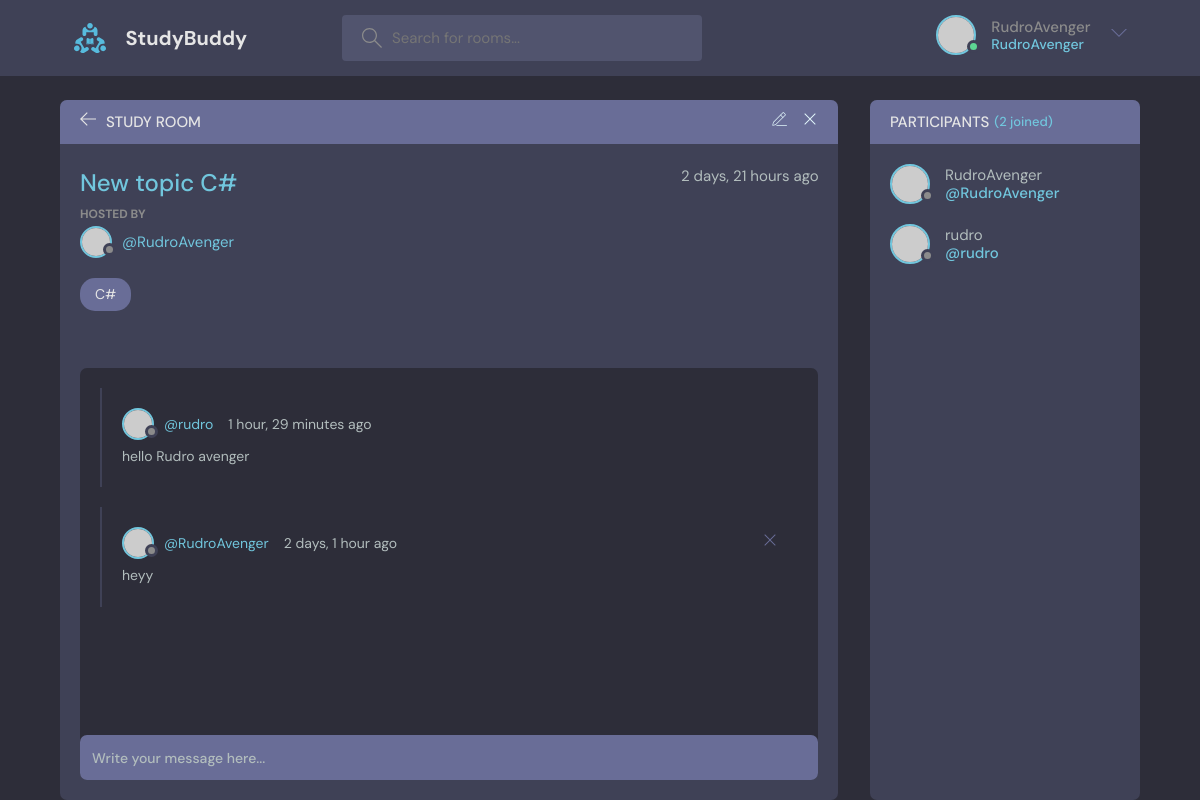
The page /room/11 (signed in) on the database its author committed.
### base/models.py (models this page shows, shortened)
class Room(models.Model):
    host = models.ForeignKey(User, on_delete=models.SET_NULL, null=True)
    topic = models.ForeignKey(Topic, on_delete=models.SET_NULL, null=True)
    name =models.CharField(max_length=200)
    description = models.TextField(null=True, blank=True)
    participants = models.ManyToManyField(User, related_name='participants', blank=True)
    updated = models.DateTimeField(auto_now=True)
    created = models.DateTimeField(auto_now_add=True)
    class Meta:
        ordering = ['-updated', '-created']

class Topic(models.Model):
    name = models.CharField(max_length=200)
    def __str__(self):
        return self.name

class Message(models.Model):
    user = models.ForeignKey(User, on_delete=models.CASCADE)
    room = models.ForeignKey(Room, on_delete=models.CASCADE)
    body = models.TextField()
    updated = models.DateTimeField(auto_now=True)
    created = models.DateTimeField(auto_now_add=True)
    class Meta:
        ordering = ['-updated', '-created']

### base/views.py (the view, shortened to what this page needs)
# urls.py: path('room/<str:pk>', views.room, name='room'),
def room(request,pk):
     room = Room.objects.get(id=pk)
     room_messages = room.message_set.all()
     participants = room.participants.all()
     context = {'room': room, 'room_messages': room_messages, 'participants': participants}
     return render(request, 'base/room.html',context)

### base/templates/base/room.html (shortened to what this page needs)
{% extends "main.html" %} {% block content %}
<main class="profile-page layout layout--2">
  <div class="container">
    <div class="room">
      <div class="room__top">
        <div class="room__topLeft">
          <a href="{%url 'home'%}">
            <svg
              version="1.1"
              xmlns="http://www.w3.org/2000/svg"
              width="32"
              height="32"
              viewBox="0 0 32 32"
            >
              <title>arrow-left</title>
              <path
                d="M13.723 2.286l-13.723 13.714 13.719 13.714 1.616-1.611-10.96-10.96h27.625v-2.286h-27.625l10.965-10.965-1.616-1.607z"
              ></path>
            </svg>
          </a>
          <h3>Study Room</h3>
        </div>
        {% if room.host == request.user%}
        <div class="room__topRight">
          <a href="{%url 'update-room' room.id%}">
          </a>
          <a href="{%url 'delete-room' room.id%}">
            <svg
              version="1.1"
              xmlns="http://www.w3.org/2000/svg"
              width="32"
              height="32"
              viewBox="0 0 32 32"
            >
              <title>remove</title>
              <path
                d="M27.314 6.019l-1.333-1.333-9.98 9.981-9.981-9.981-1.333 1.333 9.981 9.981-9.981 9.98 1.333 1.333 9.981-9.98 9.98 9.98 1.333-1.333-9.98-9.98 9.98-9.981z"
              ></path>
            </svg>
          </a>
        </div>
        {% endif %}
      </div>
      <div class="room__box scroll">
        <div class="room__header scroll">
          <div class="room__info">
            <h3>{{room.name}}</h3>
            <span>{{room.created|timesince}} ago</span>
          </div>
          <div class="room__hosted">
            <p>Hosted By</p>
            <a href="{%url 'user-profile' room.host.id%}" class="room__author">
              <div class="avatar avatar--small">
                <img src="https://randomuser.me/api/portraits/men/37.jpg" />
              </div>
              <span>@{{room.host.username}}</span>
            </a>
          </div>
          <span class="room__topics">{{room.topic}}</span>
        </div>
        <div class="room__conversation">
          <div class="threads scroll">
            {% for room_message in room_messages %}
            <div class="thread">
              <div class="thread__top">
                <div class="thread__author">
                  <a
                    href="{%url 'user-profile' user.id%}"
                    class="thread__authorInfo"
                  >
                    <div class="avatar avatar--small">
                      <img
                        src="https://randomuser.me/api/portraits/men/37.jpg"
                      />
                    </div>
                    <span>@{{room_message.user.username}}</span>
                  </a>
                  <span class="thread__date"
                    >{{room_message.created|timesince}} ago</span
                  >
                </div>
                {% if request.user == room_message.user %}
                <a href="{% url 'delete-message' room_message.id %}">
                  <div class="thread__delete">
                    <svg
                      version="1.1"
                      xmlns="http://www.w3.org/2000/svg"
                      width="32"
                      height="32"
                      viewBox="0 0 32 32"
                    >
                      <title>remove</title>
                      <path
                        d="M27.314 6.019l-1.333-1.333-9.98 9.981-9.981-9.981-1.333 1.333 9.981 9.981-9.981 9.98 1.333 1.333 9.981-9.98 9.98 9.98 1.333-1.333-9.98-9.98 9.98-9.981z"
                      ></path>
                    </svg>
                  </div>
                </a>
                {% endif %}
              </div>
              <div class="thread__details">{{room_message.body}}</div>
            </div>
            {% endfor %}
          </div>
        </div>
      </div>
      <div class="room__message">
        {% if request.user.is_authenticated %}
        <form action="" method="POST">
          <input
            name="body"
            type="text"
            placeholder="Write your message here..."
          />
        </form>
      </div>
      {% endif %}
    </div>
    <div class="participants">
      <h3 class="participants__top">
        Participants <span>({{participants.count}} joined)</span>
      </h3>
      <div class="participants__list scroll">
        {% for user in participants %}
        <a href="{%url 'user-profile' user.id%}" class="participant">
          <div class="avatar avatar--medium">
            <img src="https://randomuser.me/api/portraits/men/37.jpg" />
          </div>
          <p>
            {{ user.username }}
            <span>@{{user.username }}</span>
          </p>
        </a>
        {% endfor %}
      </div>
    </div>
  </div>
</main>
{% endblock content %}

### templates/navbar.html (shortened to what this page needs)
{% load static %}
<header class="header header--loggedIn">
  <div class="container">
    <a href="{%url 'home'%}" class="header__logo">
      <img src="{% static 'images/logo.svg' %}" alt="logo" />
      <h1>StudyBuddy</h1>
    </a>
    <form class="header__search" method="GET" action="{% url 'home' %}">
      <label>
        <input name="q" placeholder="Search for rooms..." />
      </label>
    </form>
    <nav class="header__menu">
      {%if request.user.is_authenticated%}
      <div class="header__user">
        <a href="{%url 'update-user'%}">
          <div class="avatar avatar--medium active">
            <img src="https://randomuser.me/api/portraits/men/37.jpg" />
          </div>
          <p>
            {{request.user.username}} <span>{{request.user.username}}</span>
          </p>
        </a>
        <button class="dropdown-button">
          <svg
            version="1.1"
            xmlns="http://www.w3.org/2000/svg"
            width="32"
            height="32"
            viewBox="0 0 32 32"
          >
            <title>chevron-down</title>
            <path d="M16 21l-13-13h-3l16 16 16-16h-3l-13 13z"></path>
          </svg>
        </button>
      </div>
      {%else%}
      <a href="{%url 'login'%}">
        <img src="{% static 'images/avatar.svg'%}" />
        <p>Login</p>
      </a>
      {%endif%}
    </nav>
  </div>
</header>

### rows shown on the page
Room: name "New topic C#", created "2 days, 21 hours", host.username "RudroAvenger", topic "C#"
Message: user.username "rudro", created "1 hour, 29 minutes", body "hello Rudro avenger"
Message: user.username "RudroAvenger", created "2 days, 1 hour", body "heyy"

### other values the page prints
{{ request.user.username }} "RudroAvenger"
{{ participants.count }} "2"
{{ user.username }} "RudroAvenger"
{{ user.username }} "rudro"
